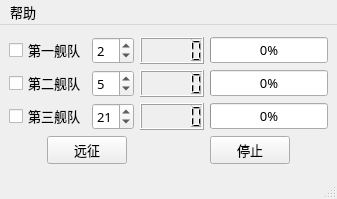
<?xml version="1.0" encoding="UTF-8"?>
<ui version="4.0">
 <class>MainWindow</class>
 <widget class="QMainWindow" name="MainWindow">
  <property name="geometry">
   <rect>
    <x>0</x>
    <y>0</y>
    <width>337</width>
    <height>199</height>
   </rect>
  </property>
  <property name="font">
   <font>
    <family>微软雅黑</family>
    <pointsize>10</pointsize>
   </font>
  </property>
  <property name="windowTitle">
   <string>MainWindow</string>
  </property>
  <widget class="QWidget" name="centralwidget">
   <layout class="QGridLayout" name="gridLayout_4">
    <item row="0" column="0">
     <layout class="QVBoxLayout" name="verticalLayout_6">
      <item>
       <layout class="QGridLayout" name="gridLayout">
        <item row="0" column="0">
         <widget class="QCheckBox" name="checkBox">
          <property name="text">
           <string>第一舰队</string>
          </property>
         </widget>
        </item>
        <item row="1" column="2">
         <widget class="QLCDNumber" name="lcdNumber_2">
          <property name="frameShadow">
           <enum>QFrame::Raised</enum>
          </property>
         </widget>
        </item>
        <item row="1" column="3">
         <widget class="QProgressBar" name="progressBar_2">
          <property name="value">
           <number>0</number>
          </property>
         </widget>
        </item>
        <item row="2" column="0">
         <widget class="QCheckBox" name="checkBox_3">
          <property name="text">
           <string>第三舰队</string>
          </property>
         </widget>
        </item>
        <item row="2" column="1">
         <widget class="QSpinBox" name="spinBox_3">
          <property name="minimum">
           <number>1</number>
          </property>
          <property name="maximum">
           <number>40</number>
          </property>
          <property name="value">
           <number>21</number>
          </property>
         </widget>
        </item>
        <item row="0" column="3">
         <widget class="QProgressBar" name="progressBar">
          <property name="focusPolicy">
           <enum>Qt::TabFocus</enum>
          </property>
          <property name="value">
           <number>0</number>
          </property>
         </widget>
        </item>
        <item row="0" column="1">
         <widget class="QSpinBox" name="spinBox">
          <property name="minimum">
           <number>1</number>
          </property>
          <property name="maximum">
           <number>40</number>
          </property>
          <property name="value">
           <number>2</number>
          </property>
         </widget>
        </item>
        <item row="1" column="0">
         <widget class="QCheckBox" name="checkBox_2">
          <property name="text">
           <string>第二舰队</string>
          </property>
         </widget>
        </item>
        <item row="0" column="2">
         <widget class="QLCDNumber" name="lcdNumber"/>
        </item>
        <item row="1" column="1">
         <widget class="QSpinBox" name="spinBox_2">
          <property name="minimum">
           <number>1</number>
          </property>
          <property name="maximum">
           <number>40</number>
          </property>
          <property name="value">
           <number>5</number>
          </property>
         </widget>
        </item>
        <item row="2" column="3">
         <widget class="QProgressBar" name="progressBar_3">
          <property name="value">
           <number>0</number>
          </property>
         </widget>
        </item>
        <item row="2" column="2">
         <widget class="QLCDNumber" name="lcdNumber_3"/>
        </item>
       </layout>
      </item>
      <item>
       <layout class="QGridLayout" name="gridLayout_5">
        <item row="0" column="0" alignment="Qt::AlignHCenter">
         <widget class="QPushButton" name="pushButton">
          <property name="text">
           <string>远征</string>
          </property>
         </widget>
        </item>
        <item row="0" column="1" alignment="Qt::AlignHCenter">
         <widget class="QPushButton" name="pushButton_2">
          <property name="text">
           <string>停止</string>
          </property>
         </widget>
        </item>
       </layout>
      </item>
     </layout>
    </item>
   </layout>
  </widget>
  <widget class="QMenuBar" name="menubar">
   <property name="geometry">
    <rect>
     <x>0</x>
     <y>0</y>
     <width>337</width>
     <height>25</height>
    </rect>
   </property>
   <widget class="QMenu" name="menu">
    <property name="title">
     <string>帮助</string>
    </property>
    <widget class="QMenu" name="menu_2">
     <property name="title">
      <string>当然是自己帮助自己啦</string>
     </property>
    </widget>
    <addaction name="menu_2"/>
    <addaction name="separator"/>
   </widget>
   <addaction name="menu"/>
  </widget>
  <widget class="QStatusBar" name="statusbar"/>
  <action name="actionHaha">
   <property name="text">
    <string>haha</string>
   </property>
  </action>
 </widget>
 <resources/>
 <connections/>
</ui>
